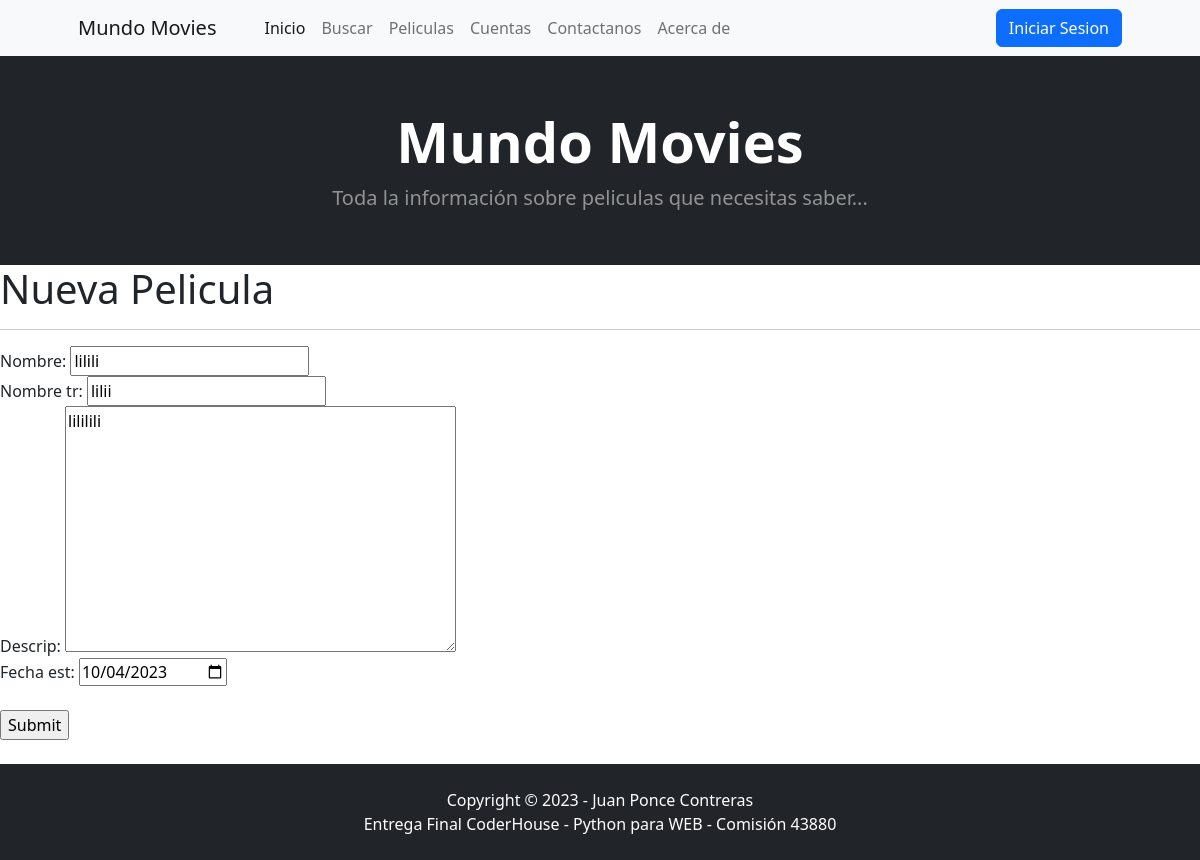
Page /AppF/edita-movie/8 on the committed database.
### AppF/models.py (models this page shows, shortened)
class Movie(models.Model):
    nombre    = models.CharField(max_length=100)
    nombre_tr = models.CharField(max_length=100)
    descrip   = models.TextField()
    fecha_est = models.DateField()
    class Meta():
        ordering = ('nombre','nombre_tr')
        unique_together = ('nombre',)

### AppF/views.py (the view)
# urls.py: path('edita-movie/<int:id>', editaMovie, name='editaMovie'),
def editaMovie(req, id):
    movie = Movie.objects.get(id=id)
    if req.method == 'POST':
        miForm = MovieFormulario(req.POST)
        if miForm.is_valid():
            data = miForm.cleaned_data
            movie.nombre=data["nombre"]
            movie.nombre_tr=data["nombre_tr"]
            movie.descrip=data["descrip"]
            movie.fecha_est=data["fecha_est"]
            movie.save()
            return render(req, "inicio.html")
    else:
        miForm = MovieFormulario(initial={
        "nombre": movie.nombre,
        "nombre_tr": movie.nombre_tr,
        "descrip": movie.descrip,
        "fecha_est": movie.fecha_est,
        })
        return render(req, "editaMovie.html", {"miForm": miForm, "id": movie.id})

### AppF/forms.py
class MovieFormulario(forms.Form):
    nombre    = forms.CharField(max_length=100)
    nombre_tr = forms.CharField(max_length=100)
    descrip   = forms.CharField(widget=forms.Textarea)
    fecha_est = forms.DateField(widget=NumberInput(attrs={'type': 'date'}))

### AppF/templates/editaMovie.html
{% extends 'base.html' %}
{% block cuerpo %}
<h1>Nueva Pelicula</h1>
<hr>
<form action="{% url 'editaMovie' id %}" method="POST">{% csrf_token %}
{{miForm.as_div}}
<br>
<input type="submit" name="Actualizar">
<br>
</form>
<br>
{% endblock cuerpo %}

### rows in the picture
Movie: nombre "lilili", nombre_tr "lilii", descrip "lililili", fecha_est "10/04/2023"
